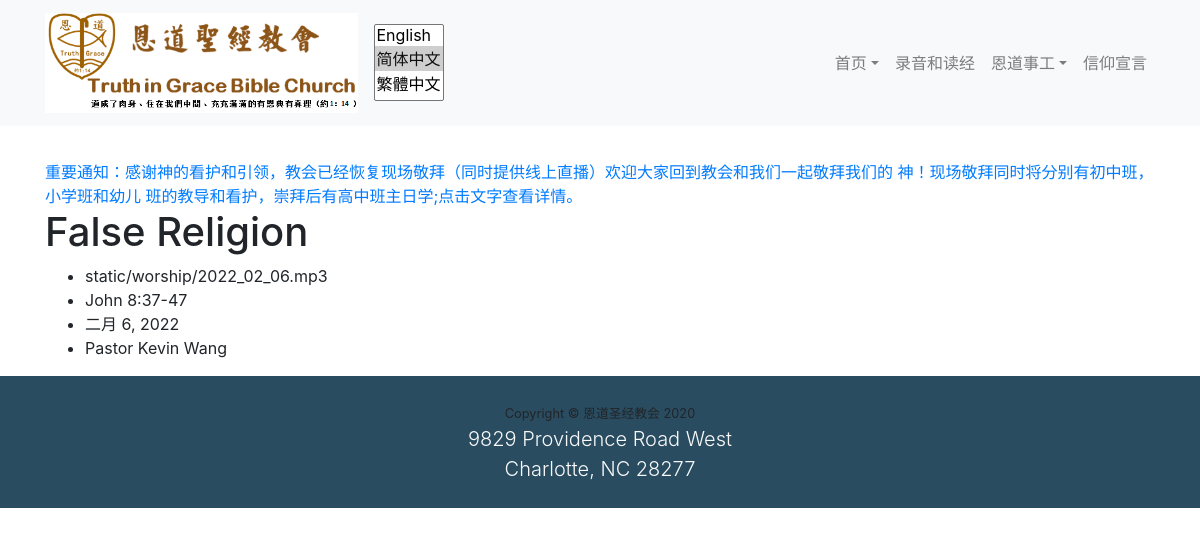
The page /zh-hans/resource/16/ on the database as committed earlier.
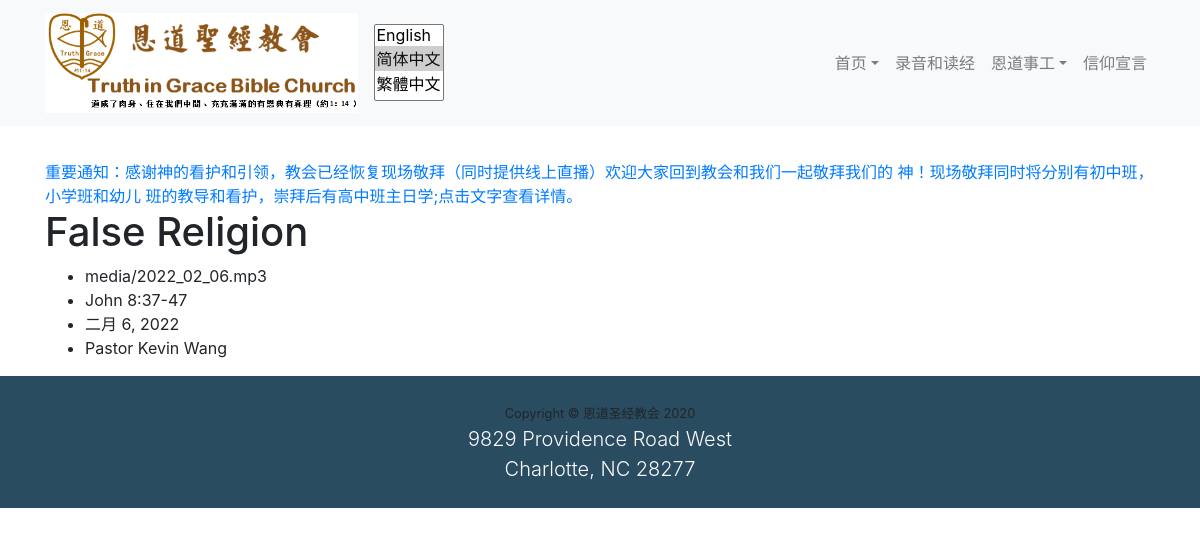
The same page on the database as committed later.
### sermon/models.py (models this page shows, shortened)
class SermonSundaySchool(models.Model):
    file_type = models.CharField(max_length=50, choices=[('Sermon', 'Sermon'), ('Sunday School', 'Sunday School')], default='Sermon')
    english_title = models.CharField(max_length=200, default='', null=True, blank=True)
    simplified_chinese_title = models.CharField(max_length=200, default='', null=True, blank=True)
    tradition_chinese_title = models.CharField(max_length=200, default='', null=True, blank=True)
    mp3 = models.FileField(upload_to=f'media/')
    bible_verses = models.CharField(max_length=200, default='', null=True, blank=True)
    simplified_bible_verses = models.CharField(max_length=200, default='', null=True, blank=True)
    tradition_bible_verses = models.CharField(max_length=200, default='', null=True, blank=True)
    today = datetime.date.today()
    idx = (today.weekday() + 1) % 7
    sun = today - datetime.timedelta(idx)
    sermon_dt = models.DateField('Sermon Date', default=sun)
    speaker = models.CharField(max_length=200, default='Pastor Kevin Wang')
    tradition_chinese_speaker = models.CharField(max_length=200, default='王宇輝傳道')
    simplified_chinese_speaker = models.CharField(max_length=200, default='王宇辉传道')

### sermon/views.py (the view)
# urls.py: path('<int:sermon_id>/', views.view_sermon, name='details'),
def view_sermon(request, sermon_id):
    try:
        sermon = SermonSundaySchool.objects.get(pk=sermon_id)
    except sermon.DoesNotExist:
        raise Http404(_("Sermon does not exist"))
    return render(request, 'sermon_details.html', {'sermon': sermon})

### sermon/templates/sermon_details.html
{% extends 'base.html' %}
{% load i18n %}
{% block content %}
<div class="container">
  <h1>{{ sermon.english_title }}</h1>
  <ul>
      <li>{{ sermon.mp3 }}</li>
      <li>{{ sermon.bible_verses }}</li>
      <li>{{ sermon.sermon_dt }}</li>
      <li>{{ sermon.speaker }}</li>
  </ul>
  </div>
  {% endblock %}

### accountapp/templates/base.html (shortened to what this page needs)
{% load static%}
{% load i18n %}
<!DOCTYPE html>
<html lang="en">
<head>
  <link rel="stylesheet" href="{% static 'css/bootstrap.min.css' %}">
  <link rel="stylesheet" href="{% static 'css/tigbc.css' %}">
  <link rel="stylesheet" type="text/css" href="https://cdn.datatables.net/1.10.20/css/jquery.dataTables.css">
{% get_current_language as LANGUAGE_CODE %}
</head>
<body data-spy="scroll" data-target="#mainNav" data-offset="0">
<div class="container">
     <marquee behavior="scroll" direction="left" onmouseover="this.stop();" onmouseout="this.start();">
       <a href="{% url 'accountapp:announcement' %}">
        {%if LANGUAGE_CODE == "en" %}
 Announcement: Praise the LORD  for all His blessings and guidance，we resumed in-person worship (with Zoom on-line option). You are very welcome to
       come to the Church to worship our LORD in-person with us. In-person worship is also available for elementary, middle and high school kids.
        {% elif LANGUAGE_CODE == "zh-hans" %}
           重要通知：感谢神的看护和引领，教会已经恢复现场敬拜（同时提供线上直播）欢迎大家回到教会和我们一起敬拜我们的 神！现场敬拜同时将分别有初中班，小学班和幼儿
班的教导和看护，崇拜后有高中班主日学;点击文字查看详情。
        {%else%}
           重要通知：感謝神的看護和引領，教會已經恢復現場敬拜（同時提供線上直播）歡迎大家回到教會和我們一起敬拜我們的 神！現場敬拜同時將分別有初中班，小學班和幼兒
班的教導和看護，崇拜後有高中班主日學;點擊文字查看詳情。
        {%endif%}
       </a>
     </marquee>
  </div>
  <nav class="navbar navbar-expand-sm bg-light navbar-light fixed-top" id="mainNav">
    <div class="container">
      <a href="{% url 'accountapp:home' %}"><img class="navbar-brand" height="110px"  src="{% static 'img/WebBanner.png' %}" alt="{%trans '恩道圣经教会' %} " ></a>
      <div>
        <form action="{% url 'set_language' %}" method="post">{% csrf_token %}
            <select  class="no-scroll" name="language" onchange="this.form.submit();"  size="3">
                {% get_current_language as LANGUAGE_CODE %}
                {% get_available_languages as LANGUAGES %}
                {% get_language_info_list for LANGUAGES as languages %}
                {% for language in languages %}
                    <option value="{{ language.code }}"{% if language.code == LANGUAGE_CODE %} selected{% endif %}>
                        {{ language.name_local }}
                    </option>
                {% endfor %}
            </select>
        </form>
      </div>
      <div class="collapse navbar-collapse" id="navbarResponsive">
        <ul class="navbar-nav ml-auto">
          <li class="nav-item">
            <div class="collapse navbar-collapse" id="navbarCollapse">
                <div class="navbar-nav">
                    <div class="nav-item dropdown">
                        <a href="{% url 'accountapp:home' %}" class="nav-link dropdown-toggle" data-toggle="dropdown">{% trans '首页' %}</a>
                    </div>
                </div>
            </div>
          </li>
          <li class="nav-item">
            <a class="nav-link" href="{% url 'sermonapp:index'%}">{% trans '录音和读经' %}</a>
          </li>
          <li class="nav-item">
              <div class="nav-item dropdown">
                  <a href="{% url 'accountapp:home' %}" class="nav-link dropdown-toggle" data-toggle="dropdown">{% trans '恩道事工' %}</a>
            </div>
          </li>
          <li class="nav-item">
            <a class="nav-link" href="{% url 'accountapp:faith' %}">{% trans '信仰宣言' %}</a>
          </li>
        </ul>
      </div>
    </div>
  </nav>
{% block content %}
{% endblock %}
</body>
  <div class="copyright py-4 text-center">
    <div class="container">
      <small>Copyright &copy; {%trans "恩道圣经教会" %} 2020</small>
    </div>
      <div class="container">
      <p class="lead mb-0 text-light">9829 Providence Road West
        <br>Charlotte, NC 28277</p>
    </div>
  </div>
</html>

### static/css/tigbc.css (style rules this page uses)
body { padding-top: 160px; }
.copyright { background-color: #2a4c60; }

Rows that differ between the two databases and show on the page:
changed SermonSundaySchool "False Religion": mp3 "static/worship/2022_02_06.mp3" → "media/2022_02_06.mp3"
